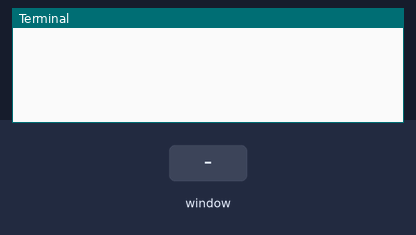
The program below on a simulated Raspberry Pi (BCM pin numbers) with a Sense HAT. On the bench: the last lines printed to the terminal. The inputs (shaded band) are chosen by the test bench. No MQTT or app messages arrive unless stated; the desktop window is not drawn, its controls go by their first labels and the mouse button is held 0.15 s.

Above: at 1.3 s.
1.4 s: control labelled "Start Game" in the window clicked
At 2.2 s:
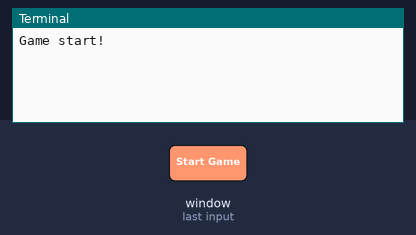
2.9 s: control labelled "Next Page" in the window clicked
At 3.3 s:
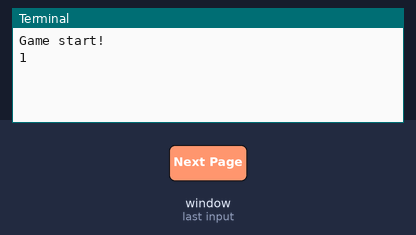

Measured:
- after the input at 1.4 s, the terminal: prints a new line at once (image 1)
- after the input at 2.9 s, the terminal: prints a new line at once (image 2)

The program:

Instructor_v2.0.py
```python
from guizero import App, Text, PushButton, Window
import paho.mqtt.publish as pub
import paho.mqtt.client as mqtt

#pip install paho-mqtt

##VARIABLES##
appW = 750 #width of the window
appH = 500 #height of the window
appBG = (112,112,112) #dark grey
if_text = "If the Bomb is showing a:"
instr = "The difuser needs to do:"
windowCloseBool = False

client = mqtt.Client()

##FUNCTIONS##
def on_connect(client, userdata, flags, rc):
    if rc == 0:
        client.subscribe("Bomb")
    else:
        print(f"Connected fail with code {rc}")

def on_message(client, userdata, msg):
    if msg.payload.decode() == "Win":
        sWin.show()
    if msg.payload.decode() == "Lose":
        sLose.show()


def gotoScreen0():
    print("Game start!")
    pub.single("Bomb","start",hostname="broker.hivemq.com")
    s0.show()
    s1.hide()
    s9.hide()
    startScr.hide()

def gotoScreen1():
    print("1")
    s0.hide()
    s1.show()
    s2.hide()

def gotoScreen2():
    print("2")
    s1.hide()
    s2.show()
    s3.hide()

def gotoScreen3():
    print("3")
    s2.hide()
    s3.show()
    s4.hide()

def gotoScreen4():
    print("4")
    s3.hide()
    s4.show()
    s5.hide()

def gotoScreen5():
    print("5")
    s4.hide()
    s5.show()
    s6.hide()

def gotoScreen6():
    print("6")
    s5.hide()
    s6.show()
    s7.hide()

def gotoScreen7():
    print("7")
    s6.hide()
    s7.show()
    s8.hide()

def gotoScreen8():
    print("8")
    s7.hide()
    s8.show()
    s9.hide()

def gotoScreen9():
    print("9")
    s8.hide()
    s9.show()

def windowClose():
    global windowCloseBool
    print("Game quit!")
    startScr.destroy() #closes the window
    windowCloseBool = True

def winScreen():
    sWin.show()

def loseScreen():
    sLose.show()

def mainMenu():
    startScr.show()
    sLose.hide()
    sWin.hide()
    s0.hide()
    s1.hide()
    s2.hide()
    s3.hide()
    s4.hide()
    s5.hide()
    s6.hide()
    s7.hide()
    s8.hide()
    s9.hide()
    pub.single("Bomb","menu",hostname="broker.hivemq.com")


#MQTT stuff
client.on_connect = on_connect
client.on_message = on_message
client.connect("broker.hivemq.com", 1883, 60)
client.loop_start()


while True:
    ##START SCREEN#
    startScr = App(
        title="Bomb Difusing Game v1",
        height=appH,
        width=appW,
        bg=(112,112,112),
        )
    title = Text(startScr, #Main Welcome Text
        text="Welcome to the Bomb Defusing Game",
        size="25",
        color="#ffffff", #white
        )

    subtitle = Text(startScr,
        text="Press the start button to begin",
        color="#ffffff", #white
        )

    startBtnSpacer = Text(startScr,
        text=" ",
        size=50,
    )

    startBtn = PushButton(startScr,
        text="Start Game",
        command=gotoScreen0,
        padx=0,
        pady=0,
        )
    startBtn.bg = "#e0e0e0" #light grey
    startBtn.width = 25
    startBtn.height = 1
    startBtn.text_size = 15

    endBtnSpacer = Text(startScr,
        text=" ",
        size=25,
        align="bottom"
    )

    endBtn = PushButton(startScr,
        text="Quit",
        command=windowClose,
        align="bottom",
        padx=0,
        pady=0,
        )
    endBtn.width = 10
    endBtn.height = 1
    endBtn.text_color = "#ffffff" #white


    #SECOND WINDOW
    #TRIANGLE
    s0 = Window(startScr, title="Instructions", height=appH, width=appW, bg=appBG)
    s0.hide() #hides this window until player clicks on start button
    Text(s0, text="What is showing on the Bomb?", color="#ffffff", size=25) #colour: white
    Text(s0, text="", size=10) #spacer
    Text(s0, text=if_text)
    Text(s0, text="", size=10) #spacer
    Text(s0, text="Triangle", size=50)
    Text(s0, text="", size=10) #spacer
    Text(s0, text=instr)
    Text(s0, text="", size=15) #spacer
    Text(s0, text="Up, Left, Right", size=25)
    Text(s0, text="", size=15) #spacer
    PushButton(s0, text="Next Page", command=gotoScreen1)

    #THIRD WINDOW
    #FULL BLUE
    s1 = Window(startScr, title="Instructions", height=appH, width=appW, bg=appBG)
    s1.hide() #hides this window until player clicks on start button
    Text(s1, text="What is showing on the Bomb?", color="#ffffff", size=25) #colour: white
    Text(s1, text="", size=10) #spacer
    Text(s1, text=if_text)
    Text(s1, text="", size=10) #spacer
    Text(s1, text="Full Blue", size=50)
    Text(s1, text="", size=10) #spacer
    Text(s1, text=instr)
    Text(s1, text="", size=15) #spacer
    Text(s1, text="Tilt the bomb to the left", size=25)
    Text(s1, text="", size=15) #spacer
    PushButton(s1, text="Next Page", command=gotoScreen2)

    #FOURTH WINDOW
    #SQAURE
    s2 = Window(startScr, title="Instructions", height=appH, width=appW, bg=appBG)
    s2.hide() #hides this window until player clicks on start button
    Text(s2, text="What is showing on the Bomb?", color="#ffffff", size=25) #colour: white
    Text(s2, text="", size=10) #spacer
    Text(s2, text=if_text)
    Text(s2, text="", size=10) #spacer
    Text(s2, text="Square", size=50)
    Text(s2, text="", size=10) #spacer
    Text(s2, text=instr)
    Text(s2, text="", size=15) #spacer
    Text(s2, text="Up, Down, Left, Right", size=25)
    Text(s2, text="", size=15) #spacer
    PushButton(s2, text="Next Page", command=gotoScreen3)

    #FITH WINDOW
    #TWO LINES
    s3 = Window(startScr, title="Instructions", height=appH, width=appW, bg=appBG)
    s3.hide() #hides this window until player clicks on start button
    Text(s3, text="What is showing on the Bomb?", color="#ffffff", size=25) #colour: white
    Text(s3, text="", size=10) #spacer
    Text(s3, text=if_text)
    Text(s3, text="", size=10) #spacer
    Text(s3, text="Two lines", size=50)
    Text(s3, text="", size=10) #spacer
    Text(s3, text=instr)
    Text(s3, text="", size=15) #spacer
    Text(s3, text="Flip the bomb upside down", size=25)
    Text(s3, text="", size=15) #spacer
    PushButton(s3, text="Next Page", command=gotoScreen4)

    #SIXTH WINDOW
    #CIRCLE
    s4 = Window(startScr, title="Instructions", height=appH, width=appW, bg=appBG)
    s4.hide() #hides this window until player clicks on start button
    Text(s4, text="What is showing on the Bomb?", color="#ffffff", size=25) #colour: white
    Text(s4, text="", size=10) #spacer
    Text(s4, text=if_text)
    Text(s4, text="", size=10) #spacer
    Text(s4, text="Circle", size=50)
    Text(s4, text="", size=10) #spacer
    Text(s4, text=instr)
    Text(s4, text="", size=15) #spacer
    Text(s4, text="Middle click", size=25)
    Text(s4, text="", size=15) #spacer
    PushButton(s4, text="Next Page", command=gotoScreen5)

    #SEVENTH WINDOW
    #2 SQUARE
    s5 = Window(startScr, title="Instructions", height=appH, width=appW, bg=appBG)
    s5.hide() #hides this window until player clicks on start button
    Text(s5, text="What is showing on the Bomb?", color="#ffffff", size=25) #colour: white
    Text(s5, text="", size=10) #spacer
    Text(s5, text=if_text)
    Text(s5, text="", size=10) #spacer
    Text(s5, text="2 Squares", size=50)
    Text(s5, text="", size=10) #spacer
    Text(s5, text=instr)
    Text(s5, text="", size=15) #spacer
    Text(s5, text="Up, Down, Up, Up, Left, Right", size=25)
    Text(s5, text="", size=15) #spacer
    PushButton(s5, text="Next Page", command=gotoScreen6)

    #EIGHTH WINDOW
    #ALL YELLOW
    s6 = Window(startScr, title="Instructions", height=appH, width=appW, bg=appBG)
    s6.hide() #hides this window until player clicks on start button
    Text(s6, text="What is showing on the Bomb?", color="#ffffff", size=25) #colour: white
    Text(s6, text="", size=10) #spacer
    Text(s6, text=if_text)
    Text(s6, text="", size=10) #spacer
    Text(s6, text="All Yellow", size=50)
    Text(s6, text="", size=10) #spacer
    Text(s6, text=instr)
    Text(s6, text="", size=15) #spacer
    Text(s6, text="Up, Up, Up, Up, Down, Down, Down, Down", size=25)
    Text(s6, text="", size=15) #spacer
    PushButton(s6, text="Next Page", command=gotoScreen7)

    #NINTH WINDOW
    #ALL ORANGE
    s7 = Window(startScr, title="Instructions", height=appH, width=appW, bg=appBG)
    s7.hide() #hides this window until player clicks on start button
    Text(s7, text="What is showing on the Bomb?", color="#ffffff", size=25) #colour: white
    Text(s7, text="", size=10) #spacer
    Text(s7, text=if_text)
    Text(s7, text="", size=10) #spacer
    Text(s7, text="All Light Blue", size=50)
    Text(s7, text="", size=10) #spacer
    Text(s7, text=instr)
    Text(s7, text="", size=15) #spacer
    Text(s7, text="Shake the bomb", size=25)
    Text(s7, text="", size=15) #spacer
    PushButton(s7, text="Next Page", command=gotoScreen8)

    #TENTH WINDOW
    #CROSS
    s8 = Window(startScr, title="Instructions", height=appH, width=appW, bg=appBG)
    s8.hide() #hides this window until player clicks on start button
    Text(s8, text="What is showing on the Bomb?", color="#ffffff", size=25) #colour: white
    Text(s8, text="", size=10) #spacer
    Text(s8, text=if_text)
    Text(s8, text="", size=10) #spacer
    Text(s8, text="Cross", size=50)
    Text(s8, text="", size=10) #spacer
    Text(s8, text=instr)
    Text(s8, text="", size=15) #spacer
    Text(s8, text="Down six times, Up three times,", size=25)
    Text(s8, text="Left three times, Right six times", size=25)
    Text(s8, text="", size=15) #spacer
    PushButton(s8, text="Next Page", command=gotoScreen9)

    #ELEVENTH WINDOW
    #X
    s9 = Window(startScr, title="Instructions", height=appH, width=appW, bg=appBG)
    s9.hide() #hides this window until player clicks on start button
    Text(s9, text="What is showing on the Bomb?", color="#ffffff", size=25) #colour: white
    Text(s9, text="", size=10) #spacer
    Text(s9, text=if_text)
    Text(s9, text="", size=10) #spacer
    Text(s9, text="X", size=50)
    Text(s9, text="", size=10) #spacer
    Text(s9, text=instr)
    Text(s9, text="", size=15) #spacer
    Text(s9, text="Up, Down, Down, Left, Left, Left,", size=25)
    Text(s9, text="Right, Right, Right, Right", size=25)
    Text(s9, text="", size=15) #spacer
    PushButton(s9, text="Next Page", command=gotoScreen0)

    #WIN SCREEN
    sWin = Window(startScr, title="You Win!", height=appH, width=appW, bg=(0, 255, 0))
    sWin.hide() #hides this window until player clicks on start button
    Text(sWin, text="", size=50) #spacer
    Text(sWin, text="BOMB DEFUSED", size=50)
    Text(sWin, text="Great work!", size=25)
    Text(sWin, text="", size=25) #spacer
    menuBtn = PushButton(sWin, text="Main Menu", command=mainMenu)
    menuBtn.bg = "#e0e0e0" #light grey

    #LOSE SCREEN
    sLose = Window(startScr, title="You Lose!", height=appH, width=appW, bg=(255, 0, 0))
    sLose.hide() #hides this window until player clicks on start button
    Text(sLose, text="", size=50) #spacer
    Text(sLose, text="BOMB EXPLODED", size=50)
    Text(sLose, text="WE DIED!", size=25)
    Text(sLose, text="", size=25) #spacer
    menuLoseBtn = PushButton(sLose, text="Main Menu", command=mainMenu)
    menuLoseBtn.bg = "#e0e0e0" #light grey


    startScr.display()

    if windowCloseBool == True:
        break
    else:
        pass
```
